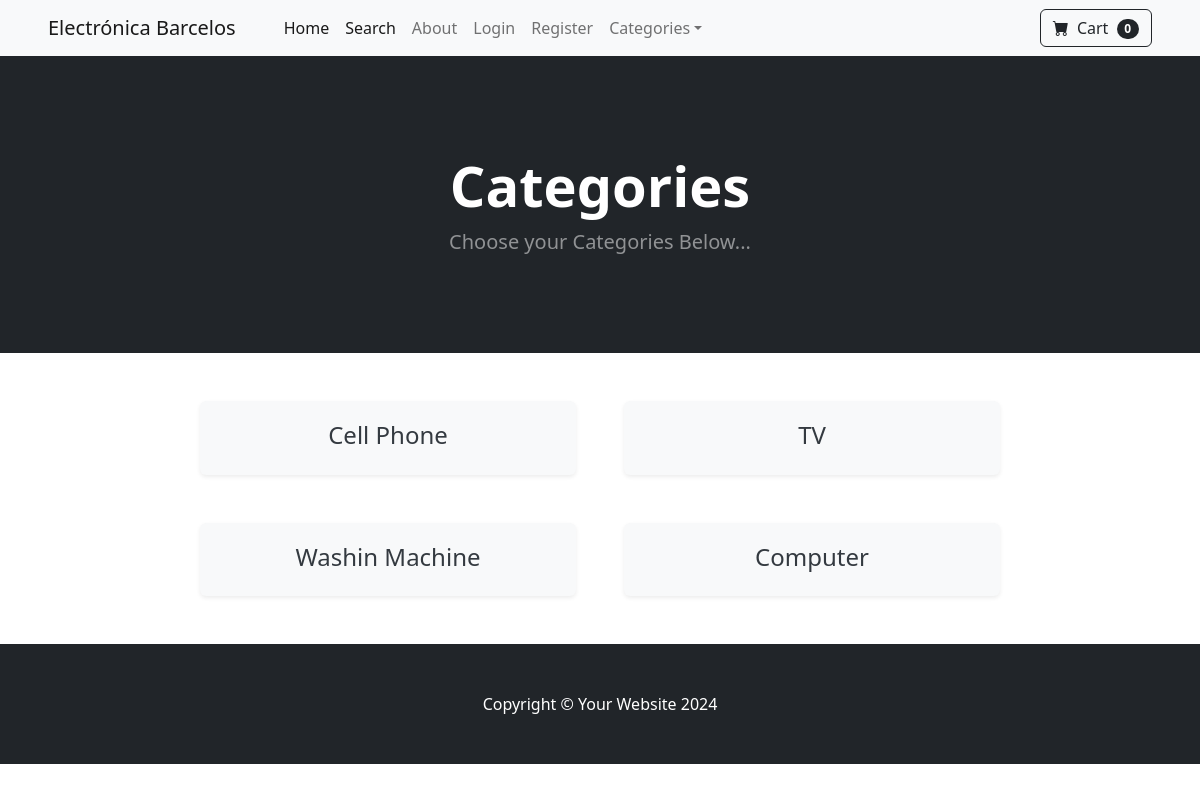
The app's page /category_summary/ with its own data.
### store/models.py (models this page shows)
class Category(models.Model):
    name = models.CharField(max_length=50)
    def __str__(self):
        return self.name
    class Meta:
        verbose_name_plural = 'categories'

### store/views.py (the view)
# urls.py: path('category_summary/', views.category_summary, name='category_summary' ),
def category_summary(request):
    categories = Category.objects.all()
    return render(request, 'category_summary.html', {'categories': categories})

### cart/cart.py (called while the page is built)
    def __len__(self):
        return len(self.cart)

### cart/context_processors.py (called while the page is built)
def cart(request):
    return {'cart': Cart(request)}

### store/templates/category_summary.html (shortened to what this page needs)
{% extends 'base.html' %}
{% block content %}
<header class="bg-dark py-5">
    <div class="container px-4 px-lg-5 my-5">
        <div class="text-center text-white">
            <h1 class="display-4 fw-bolder">Categories</h1>
            <p class="lead fw-normal text-white-50 mb-0">Choose your Categories Below...</p>
        </div>
    </div>
</header>
<div class="container my-5">
    <div class="row row-cols-1 row-cols-md-3 g-4 justify-content-center">
        {% for category in categories %}
        <div class="col">
            <div class="card category-card text-center h-100 shadow-sm">
                <div class="card-body d-flex align-items-center justify-content-center">
                    <h3 class="card-title">
                        <a href="{% url 'category' category %}" class="text-decoration-none">{{ category }}</a>
                    </h3>
                </div>
            </div>
        </div>
        {% endfor %}
    </div>
</div>
{% endblock %}

### store/templates/category_summary.html (style rules this page uses)
.category-card { background-color: #f8f9fa; border: none; transition: transform 0.2s ease, box-shadow 0.2s ease; }
.category-card .card-title a { color: #343a40; font-weight: 500; font-size: 1.5rem; transition: color 0.2s ease; }
.container { max-width: 1200px; }
.row-cols-md-3 { gap: 1.5rem; }

### records on screen
Category: name "Cell Phone"
Category: name "TV"
Category: name "Washin Machine"
Category: name "Computer"

### other values on screen
{{ cart|length }} "0"
